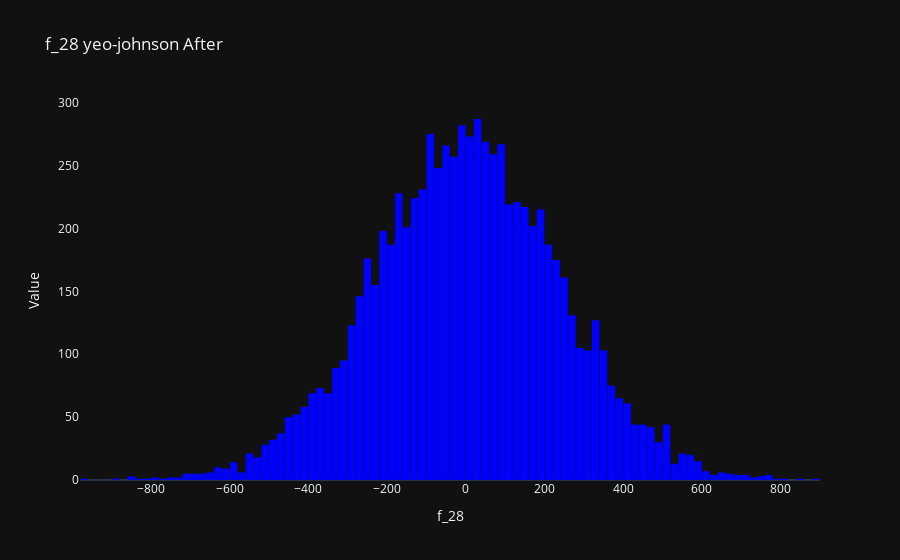

Notebook cell for this chart:
### Code cell
import plotly.graph_objects as go

fig = go.Figure()
fig.add_trace(go.Histogram(
    x = train_x.f_28,
    xbins=dict( # bins used for histogram
        start=-1000,
        end=1000

    ),
    marker_color='blue',
    opacity=1
))

fig.update_layout(
    title_text='f_28 yeo-johnson After',
    xaxis_title_text='f_28',
    yaxis_title_text='Value', 
    bargap=0.05, # gap between bars of adjacent location coordinates
    xaxis =  {'showgrid': False },
    yaxis = {'showgrid': False },
    template = 'plotly_dark'
)

fig.show()

### Figure 1 — Plotly figure (JSON) as saved in the notebook; plotly's stock layout.template omitted (floating-point values rounded to 4 significant figures; data arrays with more than 128 entries replaced by an {"elided": "..."} marker saying what was removed)
{"data": [{"marker": {"color": "blue"}, "opacity": 1, "type": "histogram", "x": {"elided": "8000 float values"}, "xbins": {"end": 1000, "start": -1000}}], "layout": {"bargap": 0.05, "title": {"text": "f_28 yeo-johnson After"}, "xaxis": {"showgrid": false, "title": {"text": "f_28"}}, "yaxis": {"showgrid": false, "title": {"text": "Value"}}}}
